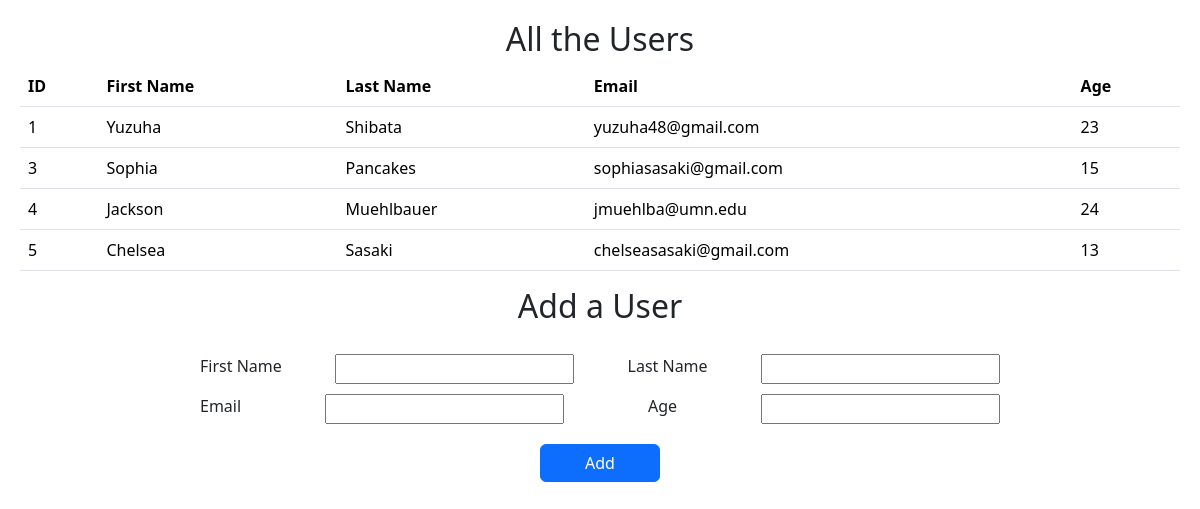
The page / on the database its author committed.
### users_app/models.py (models this page shows, shortened)
class User(models.Model):
    first_name = models.CharField(max_length=255)
    last_name = models.CharField(max_length=255)
    email_address = models.CharField(max_length=255)
    age = models.IntegerField()
    created_at = models.DateTimeField(auto_now_add=True)
    updated_at = models.DateTimeField(auto_now=True)

### users_app/views.py (the view)
# urls.py: path("", views.index),
def index(request):
    context = {
        "all_users": User.objects.all()
    }
    return render(request, "index.html", context)

### users_app/templates/index.html (shortened to what this page needs)
<!DOCTYPE html>
<html lang="en">
<head>
    {% load static %}
    <link rel="stylesheet" href="{% static 'css/style.css' %}">
    <link href="https://cdn.jsdelivr.net/npm/bootstrap@5.3.1/dist/css/bootstrap.min.css" rel="stylesheet">
</head>
<body>
    <h2>All the Users</h2>
    <table class="table">
        <tr>
            <th>ID</th>
            <th>First Name</th>
            <th>Last Name</th>
            <th>Email</th>
            <th>Age</th>
        </tr>
        {% for user in all_users %}
            <tr>
                <td>{{user.id}}</td>
                <td>{{user.first_name}}</td>
                <td>{{user.last_name}}</td>
                <td>{{user.email_address}}</td>
                <td>{{user.age}}</td>
            </tr>
        {% endfor %}
    </table>
    <h2>Add a User</h2>
    <form action="/add_user" method="post">
        <div class="name">
            <label for="first_name">First Name</label>
            <input type="text" id="first_name" name="first_name">
            <label for="last_name">Last Name</label>
            <input type="text" id="last_name" name="last_name">
        </div>
        <div class="other_info">
            <label for="email">Email</label>
            <input type="text" id="email" name="email_address">
            <label for="age">Age</label>
            <input type="number" id="age" name="age">
        </div>
        <div class="submit">
            <input type="submit" value="Add" class="btn btn-primary ">
        </div>
    </form>
</body>
</html>

### users_app/static/css/style.css (style rules this page uses)
body { padding: 20px; display: flex; flex-direction: column; align-items: center; }
form { display: flex; width: 100%; max-width: 800px; flex-direction: column; gap: 10px; margin-top: 20px; }
.name, .other_info { display: flex; justify-content: space-between; }
.submit { width: 100%; display: flex; justify-content: center; }
.btn { width: 15%; margin-top: 10px; }

### rows shown on the page
User: id "1", first_name "Yuzuha", last_name "Shibata", email_address "yuzuha48@gmail.com", age "23"
User: id "3", first_name "Sophia", last_name "Pancakes", email_address "sophiasasaki@gmail.com", age "15"
User: id "4", first_name "Jackson", last_name "Muehlbauer", email_address "jmuehlba@umn.edu", age "24"
User: id "5", first_name "Chelsea", last_name "Sasaki", email_address "chelseasasaki@gmail.com", age "13"
